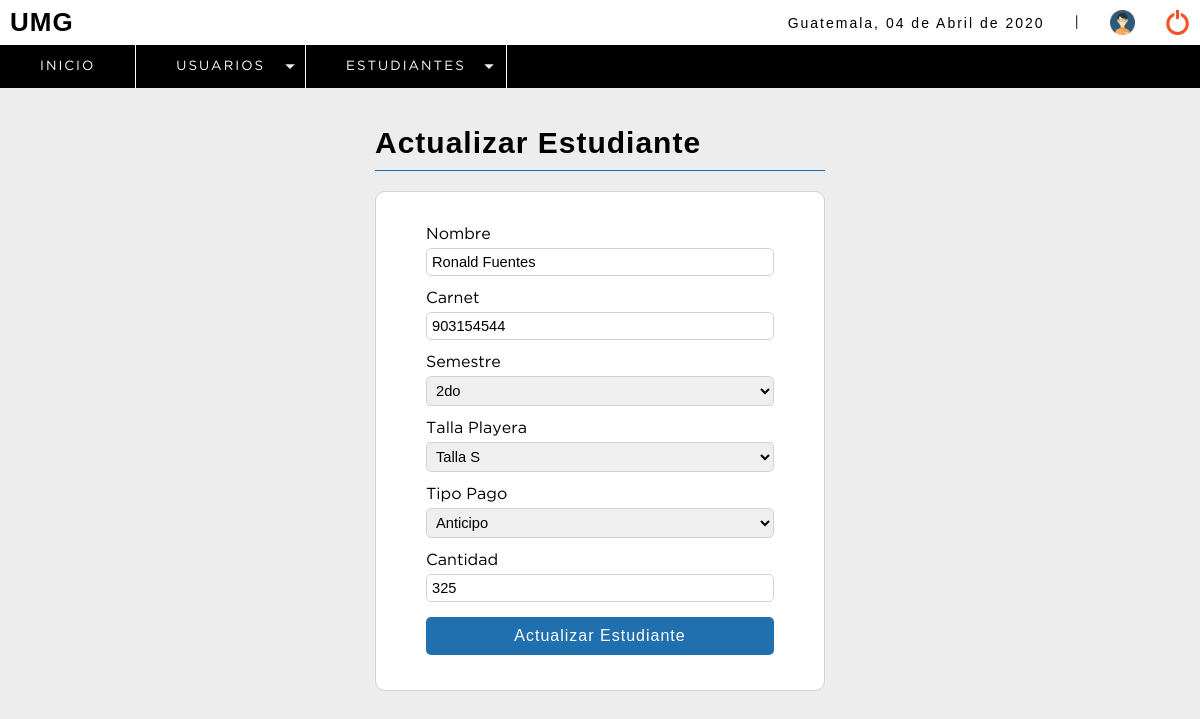
Page /sistema/editar_estudiante.php?id=1 (signed in) on the committed database.
### tables this page shows
CREATE TABLE `estudiante` (
  `idestudiante` int(11) NOT NULL,
  `nombre` varchar(150) DEFAULT NULL,
  `carnet` varchar(50) DEFAULT NULL,
  `semestre` varchar(100) NOT NULL,
  `talla` varchar(15) DEFAULT NULL,
  `pago` varchar(100) DEFAULT NULL,
  `cantidad` int(10) NOT NULL,
  `estatus` int(11) NOT NULL DEFAULT '1'
);

### sistema/editar_estudiante.php (the view, shortened to what this page needs)
<?php
	include "../conexion.php";
	$idestudiante = $_REQUEST['id'];
	$sql= mysqli_query($conection,"SELECT u.idestudiante,u.nombre,u.carnet,u.semestre,u.talla,u.pago,u.cantidad
									FROM estudiante u
									WHERE idestudiante= $idestudiante ");
	$result_sql = mysqli_num_rows($sql);
	if($result_sql == 0){
		header('Location: lista_estudiante.php');
	}else{
		while ($data = mysqli_fetch_array($sql)) {
			$nombre  = $data['nombre'];
			$carnet  = $data['carnet'];
			$semestre = $data['semestre'];
      $cantidad    = $data['cantidad'];
		}
	}
 ?>
<!DOCTYPE html>
<html lang="en">
<head>
	<?php include "includes/scripts.php"; ?>
</head>
<body>
	<?php include "includes/header.php"; ?>
	<section id="container">
		<div class="form_register">
			<br><br>
			<h1>Actualizar Estudiante</h1>
			<hr>
      <form action="" method="post">
				<label for="nombre">Nombre</label>
				<input type="text" name="nombre" id="nombre" placeholder="Nombres" value="<?php echo $nombre; ?>">
				<label for="carnet">Carnet</label>
				<input type="number" name="carnet" id="carnet" placeholder="Carnet" value="<?php echo $carnet; ?>">
				<label for="semestre">Semestre</label>
				<select name="semestre" id="semestre" value="<?php echo $semestre; ?>">
          <option>2do</option>
        </select>
        <label for="talla">Talla Playera</label>
				<select name="talla" id="talla" placeholder="Talla Camisa">
          <option>Talla S</option>
        </select>
				<label for="pago">Tipo Pago</label>
				<select name="pago" id="pago" placeholder="Tipo del pago">
          <option>Anticipo</option>
        </select>
        <label for="cantidad">Cantidad</label>
        <input type="number" name="cantidad" id="cantidad" placeholder="Cantidad" value="<?php echo $cantidad; ?>">
        <input type="submit" value="Actualizar Estudiante" class="btn_save">
			</form>
		</div>
	</section>
</body>
</html>

### sistema/css/estilos.css (style rules this page uses)
* { margin: 0; padding: 0; box-sizing: border-box; }
body { background: #ededed; }
h1, h2, h3, h4, h5, h6 { font-family: 'arial'; font-weight: bold; letter-spacing: 1px; }
h1 { font-size: 26px; }
#container { padding: 90px 15px 15px; }
.form_register { width: 450px; margin: auto; }
.form_register h1 { color: #000; text-align: center; }
hr { border: 0; background: #206FAF; height: 1px; margin: 10px 0; display: block; }
form { background: #FFF; margin: auto; padding: 20px 50px; border: 1px solid #d1d1d1; border-radius: 10px; }
label { display: block; font-size: 12pt; font-family: 'GothamBook'; margin: 15px auto 5px auto; }
input,select { display: block; width: 100%; font-size: 11pt; padding: 5px; border: 1px solid #d1d1d1; border-radius: 5px; }
.btn_save { font-size: 12pt; background: #206FAF; padding: 10px; color: #FFF; letter-spacing: 1px; border: 0; cursor: pointer; margin: 15px auto; }
#container h1 { font-size: 30px; display: inline-block; }

### rows in the picture
estudiante: nombre "Ronald Fuentes", carnet "903154544", semestre "2do", cantidad "325"

### other values in the picture
fechaC() "04 de Abril de 2020"
